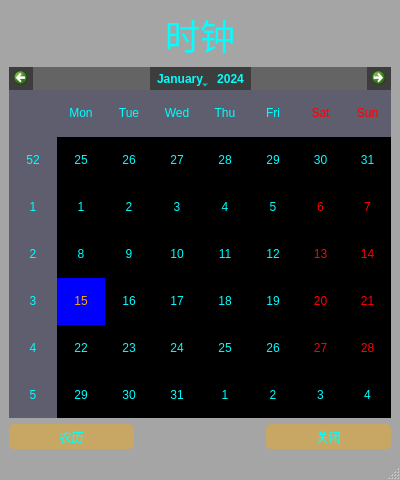
<?xml version="1.0" encoding="UTF-8"?>
<ui version="4.0">
 <class>DateTimeShow</class>
 <widget class="QMainWindow" name="DateTimeShow">
  <property name="geometry">
   <rect>
    <x>0</x>
    <y>0</y>
    <width>400</width>
    <height>480</height>
   </rect>
  </property>
  <property name="windowTitle">
   <string>日期详情页</string>
  </property>
  <property name="styleSheet">
   <string notr="true">QMainWindow{
	background-color: rgba(0, 0, 0, 50);
}

QCalendarWidget{
	background-color: rgba(0, 0, 0, 50);
}

QLabel{
	color: rgb(0, 255, 255);
	/*background-color: rgb(85, 85, 127);*/
}

QPushButton{
	border-radius: 5px;
	background-color: rgba(255, 170, 0, 100);
	color: rgb(0, 255, 255);
}
QPushButton:hover{
	background-color: rgb(255, 85, 255);
}
QPushButton:pressed{	
	background-color: rgba(255, 170, 0, 100);
}</string>
  </property>
  <widget class="QWidget" name="centralwidget">
   <layout class="QGridLayout" name="gridLayout">
    <item row="0" column="0">
     <layout class="QVBoxLayout" name="verticalLayout_2">
      <item>
       <widget class="QLabel" name="timeLb_2">
        <property name="font">
         <font>
          <pointsize>26</pointsize>
         </font>
        </property>
        <property name="text">
         <string>时钟</string>
        </property>
        <property name="alignment">
         <set>Qt::AlignCenter</set>
        </property>
       </widget>
      </item>
      <item>
       <widget class="QCalendarWidget" name="calendarWidget_2">
        <property name="styleSheet">
         <string notr="true">selection-color: rgb(255, 170, 0);
alternate-background-color: rgba(85, 85, 127, 100);
background-color: rgba(0, 0, 0, 100);
color: rgb(0, 255, 255);
selection-background-color: rgb(0, 0, 255);</string>
        </property>
       </widget>
      </item>
      <item>
       <layout class="QHBoxLayout" name="horizontalLayout_2">
        <item>
         <widget class="QPushButton" name="addEventBt_2">
          <property name="sizePolicy">
           <sizepolicy hsizetype="Expanding" vsizetype="Preferred">
            <horstretch>0</horstretch>
            <verstretch>0</verstretch>
           </sizepolicy>
          </property>
          <property name="text">
           <string>农历</string>
          </property>
         </widget>
        </item>
        <item>
         <spacer name="horizontalSpacer_2">
          <property name="orientation">
           <enum>Qt::Horizontal</enum>
          </property>
          <property name="sizeHint" stdset="0">
           <size>
            <width>40</width>
            <height>20</height>
           </size>
          </property>
         </spacer>
        </item>
        <item>
         <widget class="QPushButton" name="closeBt_2">
          <property name="sizePolicy">
           <sizepolicy hsizetype="Expanding" vsizetype="Preferred">
            <horstretch>0</horstretch>
            <verstretch>0</verstretch>
           </sizepolicy>
          </property>
          <property name="minimumSize">
           <size>
            <width>0</width>
            <height>25</height>
           </size>
          </property>
          <property name="text">
           <string>关闭</string>
          </property>
         </widget>
        </item>
       </layout>
      </item>
     </layout>
    </item>
   </layout>
  </widget>
  <widget class="QMenuBar" name="menubar">
   <property name="geometry">
    <rect>
     <x>0</x>
     <y>0</y>
     <width>400</width>
     <height>26</height>
    </rect>
   </property>
  </widget>
  <widget class="QStatusBar" name="statusbar"/>
 </widget>
 <resources/>
 <connections/>
</ui>
